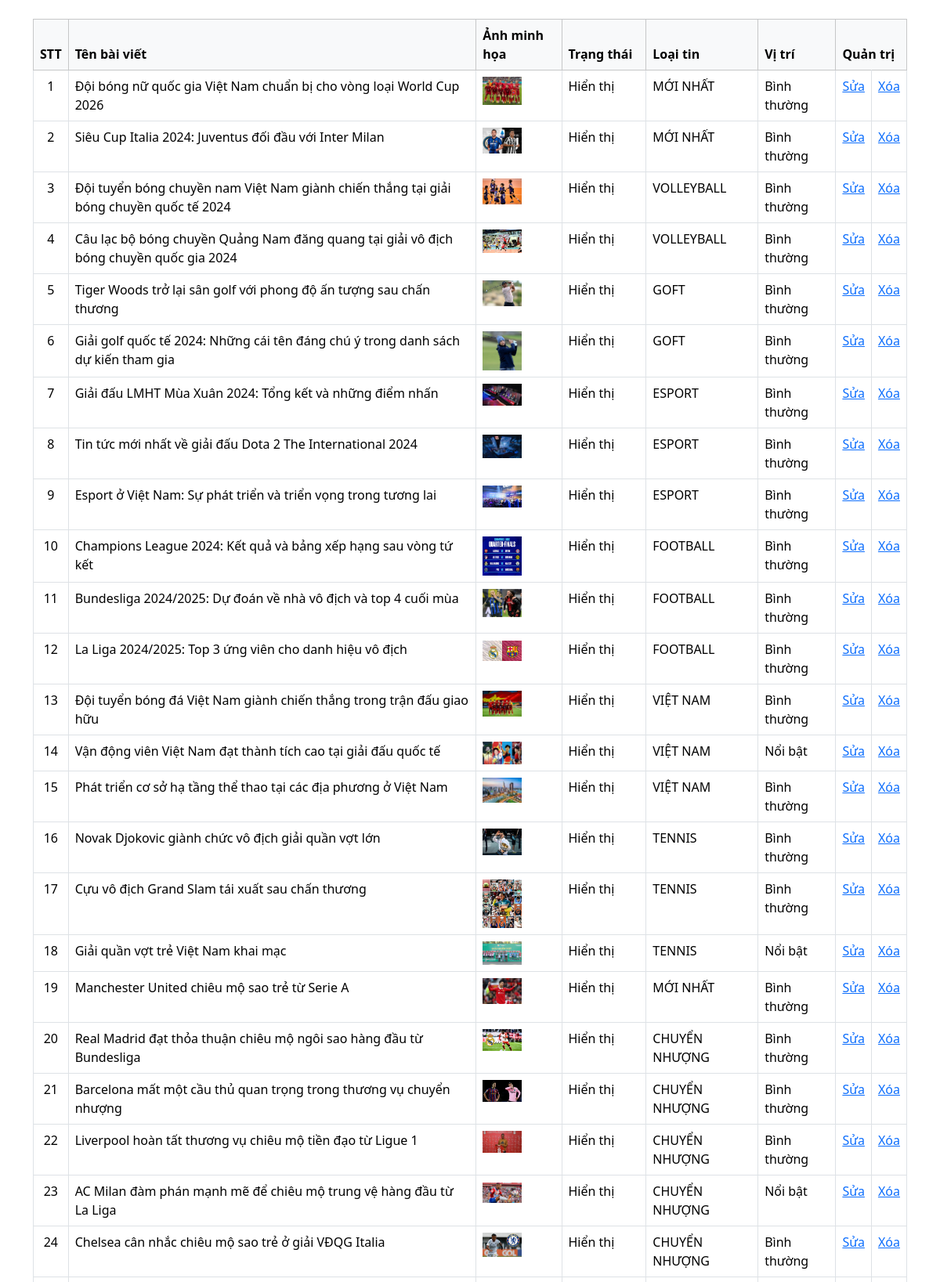
The page /admin/modules/baiviet/lietke.php (upper part) on the database its author committed.
### tables this page shows
CREATE TABLE `baiviet` (
  `idbaiviet` int(11) NOT NULL,
  `tenbaiviet` varchar(400) NOT NULL,
  `anhminhhoa` varchar(400) NOT NULL,
  `tomtat` longtext NOT NULL,
  `noidung` longtext NOT NULL,
  `ngaydang` datetime NOT NULL DEFAULT current_timestamp(),
  `trangthai` int(11) NOT NULL,
  `vitri` int(11) NOT NULL,
  `idloaitin` int(11) NOT NULL
);

CREATE TABLE `loaitin` (
  `idloaitin` int(11) NOT NULL,
  `tenloaitin` varchar(50) NOT NULL,
  `thutu` int(11) NOT NULL,
  `trangthai` int(11) NOT NULL
);

### admin/modules/baiviet/lietke.php (the view, shortened to what this page needs)
<!DOCTYPE html>
<html lang="en">
<head>
  <link href="https://cdn.jsdelivr.net/npm/bootstrap@5.3.1/dist/css/bootstrap.min.css" rel="stylesheet">
</head>
<body>
  <div class="container mt-4">
    <div class="table-responsive">
      <table class="table table-bordered table-hover">
        <thead class="table-light">
          <tr>
            <th scope="col">STT</th>
            <th scope="col">Tên bài viết</th>
            <th scope="col">Ảnh minh họa</th>
            <th scope="col">Trạng thái</th>
            <th scope="col">Loại tin</th>
            <th scope="col">Vị trí</th>
            <th scope="col" colspan="2">Quản trị</th>
          </tr>
        </thead>
        <tbody>
          <?php
          include("../db.php");
          $sql = "SELECT * FROM baiviet";
          $result = $conn->query($sql);
          $i = 1;
          while ($dong = $result->fetch_assoc()) {
            $trangthai = ($dong['trangthai'] == 1) ? "Hiển thị" : "Không hiển thị";
            $vitri = ($dong['vitri'] == 1) ? "Nổi bật" : "Bình thường";
            $sql_loaitin = "SELECT * FROM loaitin WHERE idloaitin = ?";
            $stmt_loaitin = $conn->prepare($sql_loaitin);
            $stmt_loaitin->bind_param("i", $dong['idloaitin']);
            $stmt_loaitin->execute();
            $result_loaitin = $stmt_loaitin->get_result();
            $dongloaitin = $result_loaitin->fetch_assoc();
          ?>
            <tr>
              <td style="text-align:center;"><?php echo $i; ?></td>
              <td><?php echo $dong['tenbaiviet']; ?></td>
              <td><img src="../<?php echo $dong['anhminhhoa']; ?>" style="width:50px;"></td>
              <td><?php echo $trangthai; ?></td>
              <td><?php echo $dongloaitin['tenloaitin']; ?></td>
              <td><?php echo $vitri; ?></td>
              <td><a href="index.php?sua=baiviet&id=<?php echo $dong['idbaiviet']; ?>">Sửa</a></td>
              <td><a href="modules/baiviet/xuly.php?id=<?php echo $dong['idbaiviet']; ?>">Xóa</a></td>
            </tr>
          <?php
            $i++;
          }
          ?>
        </tbody>
      </table>
    </div>
  </div>
</body>
</html>

### rows shown on the page
baiviet: tenbaiviet "Đội bóng nữ quốc gia Việt Nam chuẩn bị cho vòng loại World Cup 2026", anhminhhoa (picture), trangthai "Hiển thị", idloaitin.tenloaitin "MỚI NHẤT", vitri "Bình thường"
baiviet: tenbaiviet "Siêu Cup Italia 2024: Juventus đối đầu với Inter Milan", anhminhhoa (picture), trangthai "Hiển thị", idloaitin.tenloaitin "MỚI NHẤT", vitri "Bình thường"
baiviet: tenbaiviet "Đội tuyển bóng chuyền nam Việt Nam giành chiến thắng tại giải bóng chuyền quốc tế 2024", anhminhhoa (picture), trangthai "Hiển thị", idloaitin.tenloaitin "VOLLEYBALL", vitri "Bình thường"
baiviet: tenbaiviet "Câu lạc bộ bóng chuyền Quảng Nam đăng quang tại giải vô địch bóng chuyền quốc gia 2024", anhminhhoa (picture), trangthai "Hiển thị", idloaitin.tenloaitin "VOLLEYBALL", vitri "Bình thường"
baiviet: tenbaiviet "Tiger Woods trở lại sân golf với phong độ ấn tượng sau chấn thương", anhminhhoa (picture), trangthai "Hiển thị", idloaitin.tenloaitin "GOFT", vitri "Bình thường"
baiviet: tenbaiviet "Giải golf quốc tế 2024: Những cái tên đáng chú ý trong danh sách dự kiến tham gia", anhminhhoa (picture), trangthai "Hiển thị", idloaitin.tenloaitin "GOFT", vitri "Bình thường"
baiviet: tenbaiviet "Giải đấu LMHT Mùa Xuân 2024: Tổng kết và những điểm nhấn", anhminhhoa (picture), trangthai "Hiển thị", idloaitin.tenloaitin "ESPORT", vitri "Bình thường"
baiviet: tenbaiviet "Tin tức mới nhất về giải đấu Dota 2 The International 2024", anhminhhoa (picture), trangthai "Hiển thị", idloaitin.tenloaitin "ESPORT", vitri "Bình thường"
baiviet: tenbaiviet "Esport ở Việt Nam: Sự phát triển và triển vọng trong tương lai", anhminhhoa (picture), trangthai "Hiển thị", idloaitin.tenloaitin "ESPORT", vitri "Bình thường"
baiviet: tenbaiviet "Champions League 2024: Kết quả và bảng xếp hạng sau vòng tứ kết", anhminhhoa (picture), trangthai "Hiển thị", idloaitin.tenloaitin "FOOTBALL", vitri "Bình thường"
baiviet: tenbaiviet "Bundesliga 2024/2025: Dự đoán về nhà vô địch và top 4 cuối mùa", anhminhhoa (picture), trangthai "Hiển thị", idloaitin.tenloaitin "FOOTBALL", vitri "Bình thường"
baiviet: tenbaiviet "La Liga 2024/2025: Top 3 ứng viên cho danh hiệu vô địch", anhminhhoa (picture), trangthai "Hiển thị", idloaitin.tenloaitin "FOOTBALL", vitri "Bình thường"
baiviet: tenbaiviet "Đội tuyển bóng đá Việt Nam giành chiến thắng trong trận đấu giao hữu", anhminhhoa (picture), trangthai "Hiển thị", idloaitin.tenloaitin "VIỆT NAM", vitri "Bình thường"
baiviet: tenbaiviet "Vận động viên Việt Nam đạt thành tích cao tại giải đấu quốc tế", anhminhhoa (picture), trangthai "Hiển thị", idloaitin.tenloaitin "VIỆT NAM", vitri "Nổi bật"
baiviet: tenbaiviet "Phát triển cơ sở hạ tầng thể thao tại các địa phương ở Việt Nam", anhminhhoa (picture), trangthai "Hiển thị", idloaitin.tenloaitin "VIỆT NAM", vitri "Bình thường"
baiviet: tenbaiviet "Novak Djokovic giành chức vô địch giải quần vợt lớn", anhminhhoa (picture), trangthai "Hiển thị", idloaitin.tenloaitin "TENNIS", vitri "Bình thường"
baiviet: tenbaiviet "Cựu vô địch Grand Slam tái xuất sau chấn thương", anhminhhoa (picture), trangthai "Hiển thị", idloaitin.tenloaitin "TENNIS", vitri "Bình thường"
baiviet: tenbaiviet "Giải quần vợt trẻ Việt Nam khai mạc", anhminhhoa (picture), trangthai "Hiển thị", idloaitin.tenloaitin "TENNIS", vitri "Nổi bật"
baiviet: tenbaiviet "Manchester United chiêu mộ sao trẻ từ Serie A", anhminhhoa (picture), trangthai "Hiển thị", idloaitin.tenloaitin "MỚI NHẤT", vitri "Bình thường"
baiviet: tenbaiviet "Real Madrid đạt thỏa thuận chiêu mộ ngôi sao hàng đầu từ Bundesliga", anhminhhoa (picture), trangthai "Hiển thị", idloaitin.tenloaitin "CHUYỂN NHƯỢNG", vitri "Bình thường"
baiviet: tenbaiviet "Barcelona mất một cầu thủ quan trọng trong thương vụ chuyển nhượng", anhminhhoa (picture), trangthai "Hiển thị", idloaitin.tenloaitin "CHUYỂN NHƯỢNG", vitri "Bình thường"
baiviet: tenbaiviet "Liverpool hoàn tất thương vụ chiêu mộ tiền đạo từ Ligue 1", anhminhhoa (picture), trangthai "Hiển thị", idloaitin.tenloaitin "CHUYỂN NHƯỢNG", vitri "Bình thường"
baiviet: tenbaiviet "AC Milan đàm phán mạnh mẽ để chiêu mộ trung vệ hàng đầu từ La Liga", anhminhhoa (picture), trangthai "Hiển thị", idloaitin.tenloaitin "CHUYỂN NHƯỢNG", vitri "Nổi bật"
baiviet: tenbaiviet "Chelsea cân nhắc chiêu mộ sao trẻ ở giải VĐQG Italia", anhminhhoa (picture), trangthai "Hiển thị", idloaitin.tenloaitin "CHUYỂN NHƯỢNG", vitri "Bình thường"
